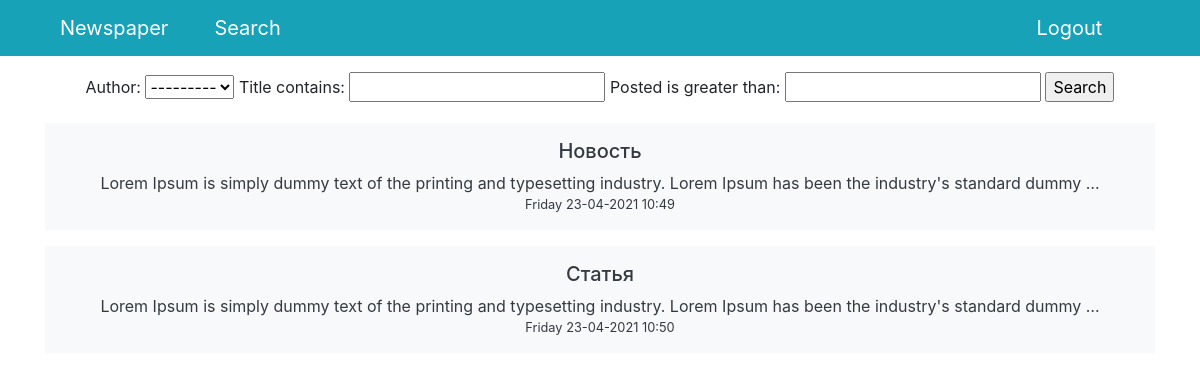
The app's page /search/ with its own data.
### news/models.py (models this page shows, shortened)
class Post(models.Model):
    author = models.ForeignKey('accounts.Author', on_delete=models.CASCADE)
    post_type = models.CharField(
        max_length=1,
        choices=[
            ('A', 'Article'),
            ('N', 'News')
        ],
        default='N'
    )
    posted = models.DateTimeField(auto_now_add=True)
    category = models.ManyToManyField(Category, through='PostCategory')
    title = models.CharField(max_length=255)
    content = models.TextField()
    rating = models.IntegerField(default=0)

### news/views.py (the view)
class Search(ListView):
    model = Post
    template_name = 'news/search.html'
    context_object_name = 'news'
    def get_context_data(self, **kwargs):
        context = super().get_context_data(**kwargs)
        context['filter'] = NewsFilter(
            self.request.GET,
            queryset=self.get_queryset()
        )
        return context

### accounts/models.py (called while the page is built)
    def __str__(self):
        return self.user.username

### news/templatetags/custom_filters.py (called while the page is built)
@register.filter(name='censor')
def censor(text, derivatives=False):
    def asteriskify(matchobj):
        """
        Switch all letters of a banned word expect the first and
        the last to '*'.
        """
        word = matchobj[0]
        return word[0] + '*' * (len(word)-2) + word[-1]
    censored_text = text
    for banned_word in BANNED_WORDS:
        censored_text = re.sub(
            banned_word
            if derivatives else rf'(^|(?<=\W)){banned_word}((?=\W)|$)',
            asteriskify,
            censored_text,
            flags=re.IGNORECASE
        )
    return censored_text

### templates/news/search.html (shortened to what this page needs)
{% extends 'default.html' %}
{% load custom_filters %}
{% block content %}
  <form method="get">
    {{ filter.form }}
    <input type="submit" value="Search">
  </form>
  {% for post in filter.qs %}
    <a href="/news/{{ post.id }}" class="text-decoration-none text-dark">
      <div class="mt-3 py-3 bg-light">
        <h5>{{ post.title | censor }}</h5>
        <div>{{ post.content | truncatewords:20 | censor }}</div>
        <div class="small">{{ post.posted | date:"l d-m-Y H:i" }}</div>
      </div>
    </a>
  {% endfor %}
{% endblock content %}

### records on screen
Post: title|censor "Новость", content|censor "Lorem Ipsum is simply dummy text of the printing and typesetting industry. Lorem Ipsum has been the industry's standard dummy …", posted "Friday 23-04-2021 10:49"
Post: title|censor "Статья", content|censor "Lorem Ipsum is simply dummy text of the printing and typesetting industry. Lorem Ipsum has been the industry's standard dummy …", posted "Friday 23-04-2021 10:50"
